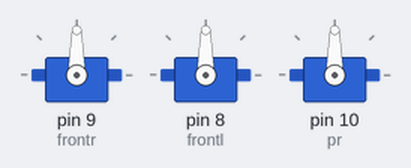
Bench run of a sketch on a simulated Arduino Uno, built with avr-gcc and run on an emulated ATmega328P. Parts: 3 × servo.

Above: at 0.05 s.
At 1.3 s:
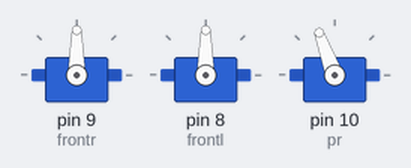
At 2.55 s:
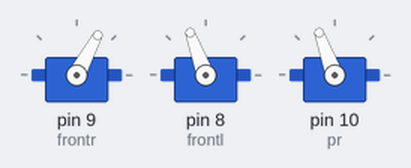
At 4.25 s:
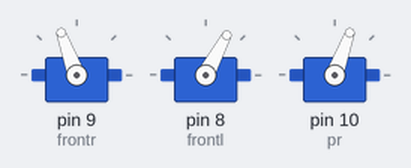
At 5.1 s:
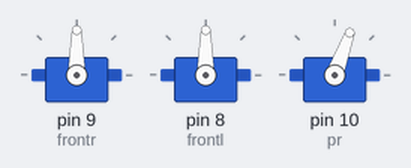
Timing chart, 0 to 6.6 s (numbered marks = the images above):
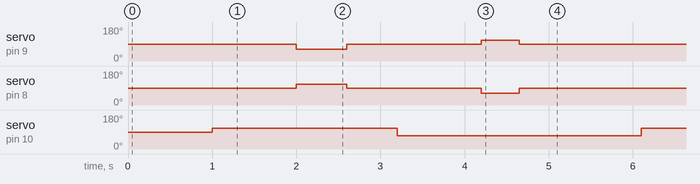

The sketch:

sketch_jun08a.ino
```cpp
#include <Servo.h>

Servo frontr;  // create servo object to control a servo
Servo frontl;  // create servo object to control a servo
Servo pr;  // create servo object to control a servo


int frontrp = 0;  // analog pin used to connect the potentiometer
int frontlp = 1;  // analog pin used to connect the potentiometer
int prp = 2;  // analog pin used to connect the potentiometer


int val;    // variable to read the value from the analog pin
int val2;    // variable to read the value from the analog pin
int val3;    // variable to read the value from the analog pin


void setup() {
  frontr.attach(9);  // attaches the servo on pin 9 to the servo object
  frontl.attach(8);  // attaches t servo on pin 9 to the servo object
  pr.attach(10);

}
void fw(int seconds)
{
  delay(1000);
  frontr.write(62);
  frontl.write(110);
  delay(seconds);
  frontr.write(90);
  frontl.write(90);
  delay(seconds);
}

void bw(int secondsw)
{
  delay(1000);
  frontr.write(110);
  frontl.write(62);
  delay(secondsw);
  frontr.write(90);
  frontl.write(90);
  delay(secondsw);
}

void loop() {
  delay(1000);
  pr.write(110);
  fw(600);
  pr.write(70);
  bw(450);
}
```

Measured:
- by itself, servo on pin 9 (frontr): repeats every 5.1 s: 90° 1.6 s, 110° 0.45 s, 90° 2.5 s, 62° 0.60 s
- by itself, servo on pin 8 (frontl): repeats every 5.1 s: 90° 1.6 s, 62° 0.45 s, 90° 2.5 s, 110° 0.60 s
- by itself, servo on pin 10 (pr): alternates 110° for 2.2 s and 70° for 2.9 s
